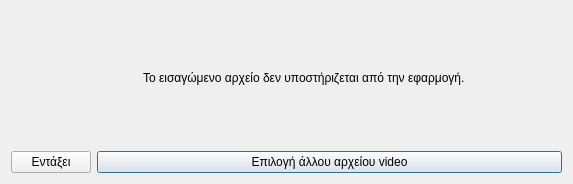
<?xml version="1.0" encoding="UTF-8"?>
<ui version="4.0">
 <class>Dialog</class>
 <widget class="QDialog" name="Dialog">
  <property name="geometry">
   <rect>
    <x>0</x>
    <y>0</y>
    <width>573</width>
    <height>184</height>
   </rect>
  </property>
  <property name="windowTitle">
   <string>Λάθος αρχείο video</string>
  </property>
  <property name="windowIcon">
   <iconset resource="../../../icons.qrc">
    <normaloff>:/rest-windows/assets/images/rest-windows/information.png</normaloff>:/rest-windows/assets/images/rest-windows/information.png</iconset>
  </property>
  <layout class="QGridLayout" name="gridLayout">
   <item row="1" column="1">
    <widget class="QPushButton" name="choose_another_file">
     <property name="sizePolicy">
      <sizepolicy hsizetype="Expanding" vsizetype="Fixed">
       <horstretch>0</horstretch>
       <verstretch>0</verstretch>
      </sizepolicy>
     </property>
     <property name="text">
      <string>Επιλογή άλλου αρχείου video</string>
     </property>
     <property name="icon">
      <iconset resource="../../../icons.qrc">
       <normaloff>:/rest-windows/assets/images/rest-windows/import-video.png</normaloff>:/rest-windows/assets/images/rest-windows/import-video.png</iconset>
     </property>
    </widget>
   </item>
   <item row="0" column="0" colspan="2">
    <widget class="QFrame" name="frame">
     <property name="styleSheet">
      <string notr="true">QFrame{border:0px;}</string>
     </property>
     <property name="frameShape">
      <enum>QFrame::StyledPanel</enum>
     </property>
     <property name="frameShadow">
      <enum>QFrame::Raised</enum>
     </property>
     <layout class="QHBoxLayout" name="horizontalLayout">
      <item>
       <widget class="QLabel" name="image_label">
        <property name="maximumSize">
         <size>
          <width>117</width>
          <height>117</height>
         </size>
        </property>
        <property name="text">
         <string/>
        </property>
        <property name="pixmap">
         <pixmap resource="../../../icons.qrc">:/rest-windows/assets/images/rest-windows/information.png</pixmap>
        </property>
        <property name="scaledContents">
         <bool>true</bool>
        </property>
       </widget>
      </item>
      <item>
       <widget class="QLabel" name="label">
        <property name="text">
         <string>Το εισαγώμενο αρχείο δεν υποστήριζεται από την εφαρμογή.</string>
        </property>
        <property name="alignment">
         <set>Qt::AlignJustify|Qt::AlignVCenter</set>
        </property>
       </widget>
      </item>
     </layout>
    </widget>
   </item>
   <item row="1" column="0">
    <widget class="QPushButton" name="ok">
     <property name="text">
      <string>Εντάξει</string>
     </property>
     <property name="icon">
      <iconset resource="../../../icons.qrc">
       <normaloff>:/rest-windows/assets/images/rest-windows/ok.png</normaloff>:/rest-windows/assets/images/rest-windows/ok.png</iconset>
     </property>
    </widget>
   </item>
  </layout>
 </widget>
 <tabstops>
  <tabstop>ok</tabstop>
 </tabstops>
 <resources>
  <include location="../../../icons.qrc"/>
  <include location="../../../icons.qrc"/>
  <include location="../../../icons.qrc"/>
  <include location="../../../icons.qrc"/>
 </resources>
 <connections/>
</ui>
